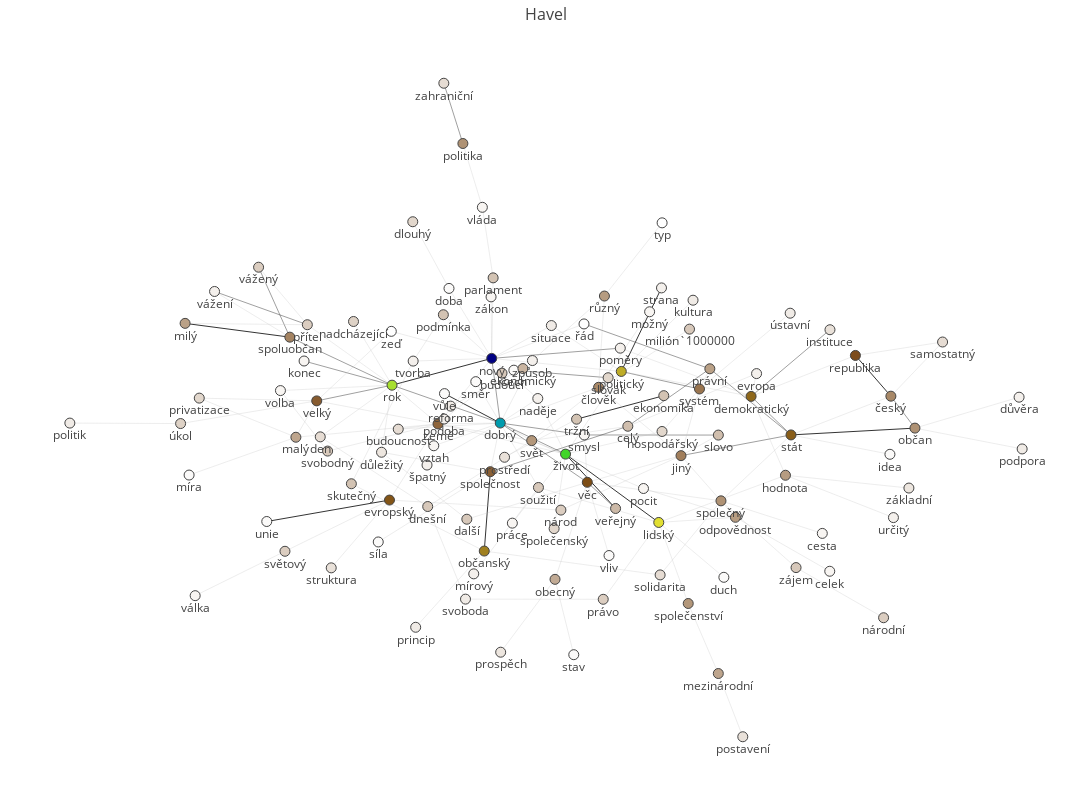

Notebook code cell kept with this figure:
### Markdown cell above
# Example of network generation and drawing

### Code cell
### based on our functions defined externally
### build a network from all speeches by Havel
network_havel = nf.network_formation_df(projevy_df, "Havel", 200, 3)
nf.draw_2d_network(network_havel, "Havel", "offline")

### Figure 1 — Plotly figure (JSON) as saved in the notebook; plotly's stock layout.template omitted (floating-point values rounded to 4 significant figures; data arrays with more than 128 entries replaced by an {"elided": "..."} marker saying what was removed)
{"data": [{"line": {"color": "#000000", "width": 0.8}, "mode": "lines", "type": "scatter", "uid": "7889c5fe-1a48-11e9-9edd-a8667f12a6ad", "x": [-0.1124, -0.1018, null, -0.6351, -0.4521, null, 0.5362, 0.5981, null, -0.09935, -0.2735, null, 0.1171, 0.02967, null, 0.02967, 0.1925, null, 0.1271, 0.1973, null, 0.2013, 0.04892, null, -0.08438, -0.1819, null, 0.6402, 0.4236, null, -0.278, -0.4924, null], "y": [-0.3439, -0.116, null, 0.3102, 0.2705, null, 0.2181, 0.101, null, 0.2096, 0.1326, null, -0.2216, -0.0654, null, -0.0654, -0.2618, null, 0.1721, 0.4121, null, 0.1025, 0.03487, null, 0.02386, 0.1084, null, 0.009248, -0.01031, null, -0.1974, -0.259, null]}, {"line": {"color": "#404040", "width": 0.5}, "mode": "lines", "type": "scatter", "uid": "788eb0a8-1a48-11e9-9c8c-a8667f12a6ad", "x": [-0.1018, 0.1385, null, -0.4521, -0.5067, null, -0.4521, -0.2735, null, 0.5981, 0.6402, null, -0.09935, -0.08438, null, -0.09935, 0.1253, null, -0.2735, -0.4051, null, -0.2735, -0.08438, null, -0.2735, -0.4272, null, 0.1171, 0.06768, null, 0.02967, -0.08438, null, 0.1271, 0.2637, null, -0.08438, 0.06768, null, -0.08438, 0.06235, null, 0.4236, 0.3539, null, 0.4236, 0.2314, null, 0.4236, 0.2818, null, -0.1497, -0.183, null, 0.2818, 0.06193, null, 0.2818, 0.1385, null, 0.1041, -0.06062, null, -0.4215, -0.5836, null, 0.3539, 0.4917, null, 0.2967, 0.06235, null], "y": [-0.116, 0.01465, null, 0.2705, 0.4715, null, 0.2705, 0.1326, null, 0.101, 0.009248, null, 0.2096, 0.02386, null, 0.2096, 0.239, null, 0.1326, 0.08752, null, 0.1326, 0.02386, null, 0.1326, 0.202, null, -0.2216, -0.1464, null, -0.0654, 0.02386, null, 0.1721, 0.1217, null, 0.02386, -0.1464, null, 0.02386, -0.01038, null, -0.01031, 0.1004, null, -0.01031, -0.06984, null, -0.01031, 0.1797, null, 0.8269, 1, null, 0.1797, 0.3086, null, 0.1797, 0.01465, null, 0.154, 0.1757, null, 0.3063, 0.4018, null, 0.1004, 0.2919, null, -0.0107, -0.01038, null]}, {"line": {"color": "#C0C0C0", "width": 0.3}, "mode": "lines", "type": "scatter", "uid": "788ebb0c-1a48-11e9-9c9c-a8667f12a6ad", "x": {"elided": "393 float values"}, "y": {"elided": "393 float values"}}, {"hoverinfo": "text", "hovertext": ["47", "35", "22", "28", "39", "27", "96", "65", "17", "75", "52", "6", "15", "15", "88", "4", "58", "25", "43", "42", "4", "13", "36", "25", "10", "22", "3", "11", "4", "31", "13", "6", "41", "44", "16", "5", "29", "5", "16", "9", "6", "34", "24", "18", "7", "21", "11", "14", "6", "7", "4", "12", "23", "3", "15", "7", "7", "14", "13", "10", "6", "20", "27", "5", "14", "7", "13", "11", "4", "13", "14", "6", "15", "10", "11", "8", "14", "5", "6", "9", "15", "5", "13", "5", "10", "6", "6", "24", "25", "7", "3", "6", "5", "11", "4", "9", "8", "14", "5", "21", "9", "6", "23", "7", "7", "23", "10", "5", "5", "5", "4", "4", "6", "8", "4", "4", "4", "12", "5", "14"], "marker": {"color": [47, 35, 22, 28, 39, 27, 96, 65, 17, 75, 52, 6, 15, 15, 88, 4, 58, 25, 43, 42, 4, 13, 36, 25, 10, 22, 3, 11, 4, 31, 13, 6, 41, 44, 16, 5, 29, 5, 16, 9, 6, 34, 24, 18, 7, 21, 11, 14, 6, 7, 4, 12, 23, 3, 15, 7, 7, 14, 13, 10, 6, 20, 27, 5, 14, 7, 13, 11, 4, 13, 14, 6, 15, 10, 11, 8, 14, 5, 6, 9, 15, 5, 13, 5, 10, 6, 6, 24, 25, 7, 3, 6, 5, 11, 4, 9, 8, 14, 5, 21, 9, 6, 23, 7, 7, 23, 10, 5, 5, 5, 4, 4, 6, 8, 4, 4, 4, 12, 5, 14], "colorbar": {"thickness": 15, "title": {"side": "right", "text": "degree"}, "xanchor": "left"}, "colorscale": "Earth", "line": {"width": 1}, "reversescale": true, "showscale": false, "size": 10}, "mode": "markers+text", "text": ["občanský", "společnost", "milý", "spoluobčan", "republika", "český", "nový", "rok", "veřejný", "život", "politický", "strana", "ekonomika", "tržní", "dobrý", "vůle", "lidský", "občan", "stát", "evropský", "unie", "vážený", "velký", "politika", "zahraniční", "právní", "řád", "slovák", "čech", "systém", "přítel", "vážení", "věc", "demokratický", "slovo", "smysl", "jiný", "konec", "celý", "instituce", "poměry", "země", "svět", "ekonomický", "reforma", "malý", "privatizace", "budoucí", "podoba", "podpora", "vliv", "úkol", "různý", "typ", "skutečný", "princip", "kultura", "další", "právo", "den", "evropa", "obecný", "člověk", "možný", "dnešní", "svoboda", "národ", "dlouhý", "doba", "národní", "zájem", "špatný", "podmínka", "budoucnost", "společenský", "prospěch", "svobodný", "volba", "tvorba", "prostředí", "parlament", "vláda", "světový", "válka", "samostatný", "naděje", "důvěra", "společenství", "společný", "politik", "zeď", "způsob", "zákon", "hospodářský", "síla", "struktura", "důležitý", "soužití", "práce", "mezinárodní", "postavení", "mírový", "hodnota", "ústavní", "situace", "odpovědnost", "solidarita", "pocit", "celek", "vztah", "duch", "idea", "určitý", "základní", "směr", "míra", "stav", "nadcházející", "cesta", "milión`1000000"], "textposition": "bottom center", "type": "scatter", "uid": "788ebfa8-1a48-11e9-8bf9-a8667f12a6ad", "x": [-0.1124, -0.1018, -0.6351, -0.4521, 0.5362, 0.5981, -0.09935, -0.2735, 0.1171, 0.02967, 0.1271, 0.1973, 0.2013, 0.04892, -0.08438, -0.1819, 0.1925, 0.6402, 0.4236, -0.278, -0.4924, -0.5067, -0.4051, -0.1497, -0.183, 0.2818, 0.06193, 0.1041, -0.06062, 0.2637, -0.4215, -0.5836, 0.06768, 0.3539, 0.2967, 0.06235, 0.2314, -0.4272, 0.1385, 0.4917, 0.1253, -0.1932, -0.02948, -0.04481, -0.1711, -0.4415, -0.6103, -0.08135, -0.1825, 0.8275, 0.1057, -0.643, 0.09759, 0.1984, -0.3446, -0.2322, 0.2524, -0.1428, 0.09551, -0.3989, 0.3634, 0.01128, 0.08741, 0.1766, -0.2112, -0.1452, 0.02157, -0.2373, -0.174, 0.5854, 0.4324, -0.2124, -0.1838, -0.2626, 0.009714, -0.08368, -0.3861, -0.4685, -0.2366, -0.07693, -0.09684, -0.1157, -0.4606, -0.6175, 0.6884, -0.01882, 0.8221, 0.244, 0.3012, -0.8365, -0.2748, -0.02821, -0.1005, 0.1983, -0.2976, -0.3798, -0.2919, -0.01768, -0.06327, 0.2966, 0.3394, -0.1308, 0.4139, 0.4221, 0.00487, 0.3265, 0.1949, 0.1659, 0.4913, -0.2006, 0.3063, 0.5965, 0.6026, 0.6296, -0.1272, -0.6281, 0.04404, -0.3408, 0.4783, 0.2463], "y": [-0.3439, -0.116, 0.3102, 0.2705, 0.2181, 0.101, 0.2096, 0.1326, -0.2216, -0.0654, 0.1721, 0.4121, 0.1025, 0.03487, 0.02386, 0.1084, -0.2618, 0.009248, -0.01031, -0.1974, -0.259, 0.4715, 0.08752, 0.8269, 1, 0.1797, 0.3086, 0.154, 0.1757, 0.1217, 0.3063, 0.4018, -0.1464, 0.1004, -0.0107, -0.01038, -0.06984, 0.202, 0.01465, 0.2919, 0.239, 0.02123, -0.02657, 0.1804, 0.0725, -0.01693, 0.09547, 0.1671, 0.03532, -0.05054, -0.3568, 0.02237, 0.3887, 0.599, -0.1505, -0.5629, 0.3767, -0.2524, -0.4825, -0.01586, 0.1659, -0.4252, 0.1265, 0.3435, -0.216, -0.482, -0.2262, 0.6021, 0.4106, -0.5355, -0.3914, -0.09683, 0.335, 0.006261, -0.2795, -0.6345, -0.05667, 0.1171, 0.2018, -0.07446, 0.4409, 0.6436, -0.3446, -0.4721, 0.2566, 0.09433, 0.09811, -0.4945, -0.1997, 0.0237, 0.2873, 0.2034, 0.3863, -0.0003751, -0.3178, -0.3921, -0.06005, -0.1613, -0.2637, -0.6957, -0.8774, -0.4094, -0.1261, 0.3394, 0.3039, -0.247, -0.4124, -0.1642, -0.402, -0.04143, -0.4193, -0.06599, -0.2478, -0.1629, 0.1428, -0.1256, -0.6417, 0.3156, -0.2932, 0.2936]}, {"hoverinfo": "text", "marker": {"opacity": 0}, "mode": "markers", "opacity": 0, "text": {"elided": "166 str values"}, "type": "scatter", "uid": "788ec358-1a48-11e9-86e3-a8667f12a6ad", "x": {"elided": "166 float values"}, "y": {"elided": "166 float values"}}], "layout": {"autosize": false, "height": 800, "hovermode": "closest", "margin": {"b": 20, "l": 10, "r": 10, "t": 40}, "showlegend": false, "title": {"font": {"size": 16}, "text": "Havel"}, "width": 1200, "xaxis": {"autorange": true, "range": [-0.9399, 0.9309], "showgrid": false, "showticklabels": false, "type": "linear", "zeroline": false}, "yaxis": {"autorange": true, "range": [-1.002, 1.124], "showgrid": false, "showticklabels": false, "type": "linear", "zeroline": false}}}
